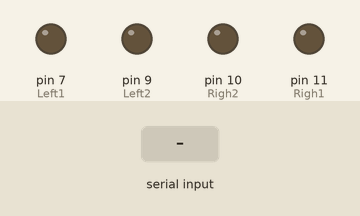
This sketch was run on a simulated Arduino Uno, built with avr-gcc and run on an emulated ATmega328P. Parts: output pins drawn as LEDs (lit = HIGH). The test bench sets the inputs (shaded band). What the sketch prints to the serial monitor is not drawn.

Above: at 1.2 s.
1.3 s: "w" received over the second serial link
At 2.5 s:
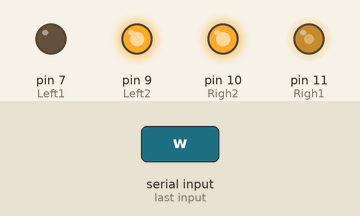
2.8 s: "s" received over the second serial link
At 3.8 s:
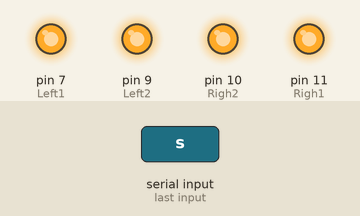
4.3 s: "d" received over the second serial link
At 5.0 s:
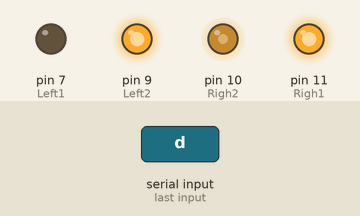
5.8 s: "a" received over the second serial link
At 6.1 s:
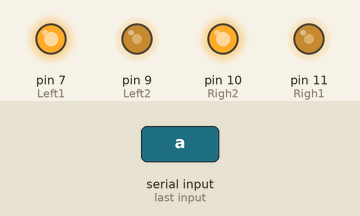
7.3 s: "w" received over the second serial link
At 8.5 s:
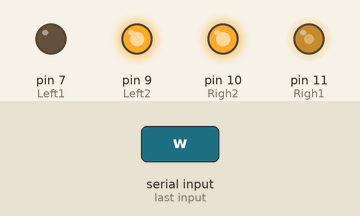
8.8 s: "s" received over the second serial link
At 9.6 s:
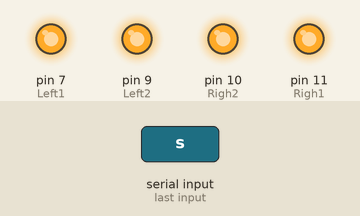
Timing chart, 0 to 11.3 s (numbered marks = the images above; inputs shaded):
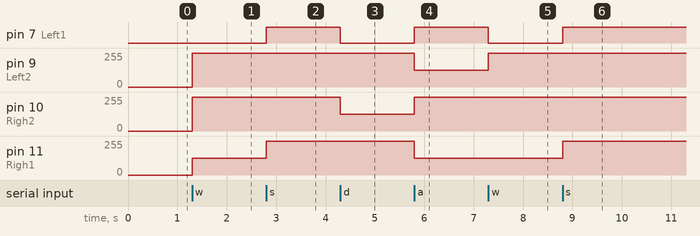

Measured:
- after the input at 1.3 s, pin 9 (Left2), pin 10 (Righ2): 0/255 → 255/255 at once; pin 11 (Righ1): 0/255 → 127/255 at once
- after the input at 2.8 s, pin 7 (Left1): LOW → HIGH at once; pin 11 (Righ1): 127/255 → 255/255 at once
- after the input at 4.3 s, pin 7 (Left1): HIGH → LOW at once; pin 10 (Righ2): 255/255 → 127/255 at once
- after the input at 5.8 s, pin 7 (Left1): LOW → HIGH at once; pin 9 (Left2), pin 11 (Righ1): 255/255 → 127/255 at once; pin 10 (Righ2): 127/255 → 255/255 at once
- after the input at 7.3 s, pin 7 (Left1): HIGH → LOW at once; pin 9 (Left2): 127/255 → 255/255 at once
- after the input at 8.8 s, pin 7 (Left1): LOW → HIGH at once; pin 11 (Righ1): 127/255 → 255/255 at once

The sketch:

sketch_may29a.ino
```cpp
#define Left1 7
#define Left2 9
#define Righ1 11
#define Righ2 10


#include <SoftwareSerial.h>

#define RXSIZE 128
#define RXMASK (RXSIZE - 1)

SoftwareSerial mySerial(13,14);//rx tx
unsigned char rxbuff[RXSIZE];
unsigned char rxin = 0;
unsigned char rxout = 0;

void setup() {
  pinMode(Left1, OUTPUT);
  pinMode(Left2, OUTPUT);
  pinMode(Righ1, OUTPUT);
  pinMode(Righ2, OUTPUT);

    pinMode(13,INPUT);
    pinMode(14, OUTPUT);
    mySerial.begin(38400);


  /*analogWrite(Left1, 127);
  analogWrite(Left2, 255);
  analogWrite(Righ1, 127);
  analogWrite(Righ2, 255);*/
  Serial.begin(9600);
}

void loop() {
  if(rxin != rxout) {
      unsigned char data = rxbuff[rxout];
      Serial.print(data);
      rxout++;
      rxout&=RXMASK;
      switch (data) {
        case 'w':
          analogWrite(Left1, 127);
          analogWrite(Left2, 255);
          analogWrite(Righ1, 127);
          analogWrite(Righ2, 255);
          break;
        case 's':
          analogWrite(Left1, 255);
          analogWrite(Left2, 255);
          analogWrite(Righ1, 255);
          analogWrite(Righ2, 255);
          break;
        case 'd':
          analogWrite(Left1, 127);
          analogWrite(Left2, 255);
          analogWrite(Righ1, 255);
          analogWrite(Righ2, 127);
          break;
        case 'a':
         analogWrite(Left1, 255);
         analogWrite(Left2, 127);
         analogWrite(Righ1, 127);
         analogWrite(Righ2, 255);
          break;
        }
   }
  if(mySerial.available()){
    rxbuff[rxin] = (mySerial.read());
    rxin++;
    rxin &= RXMASK;
    }
}
```
